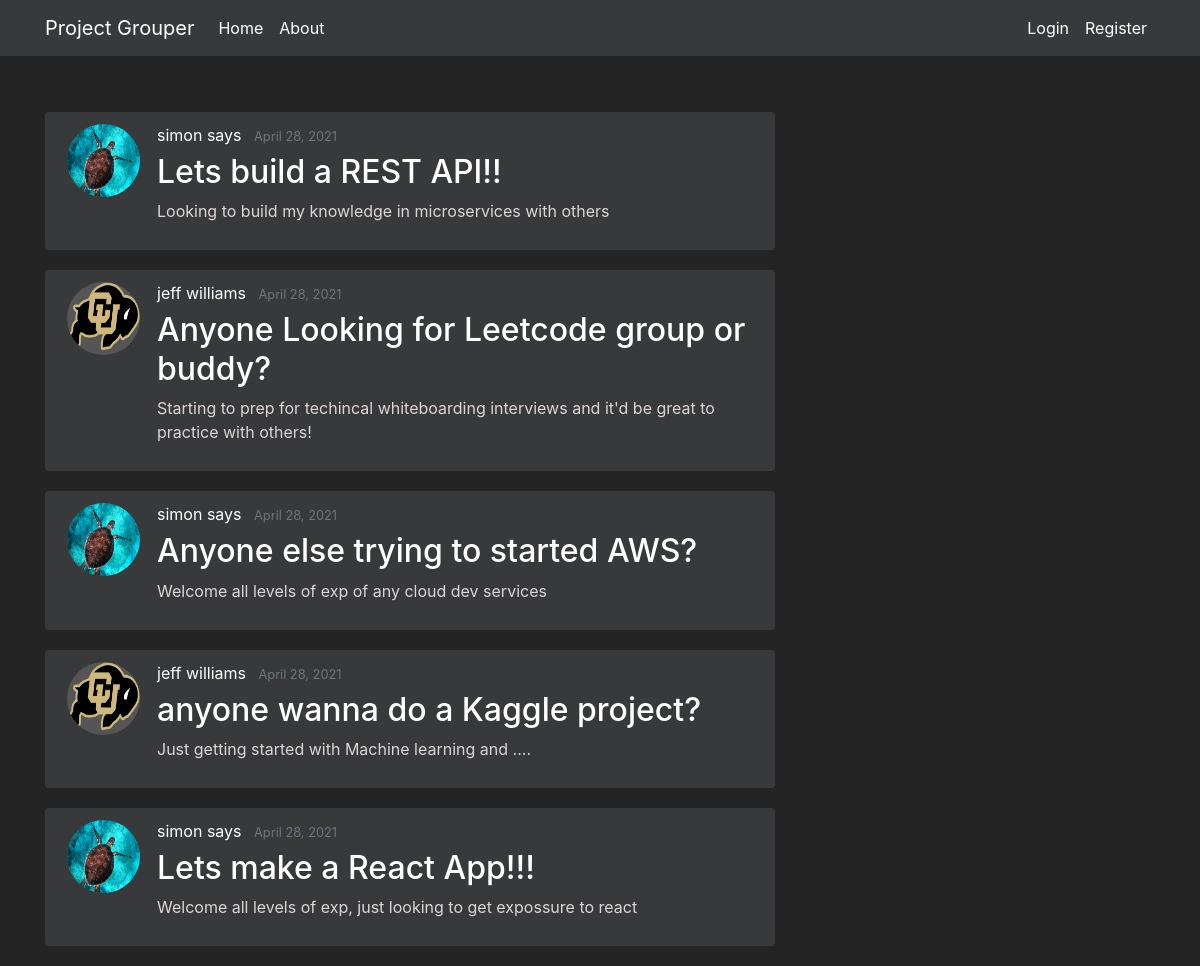
Page /home on the earlier database version.
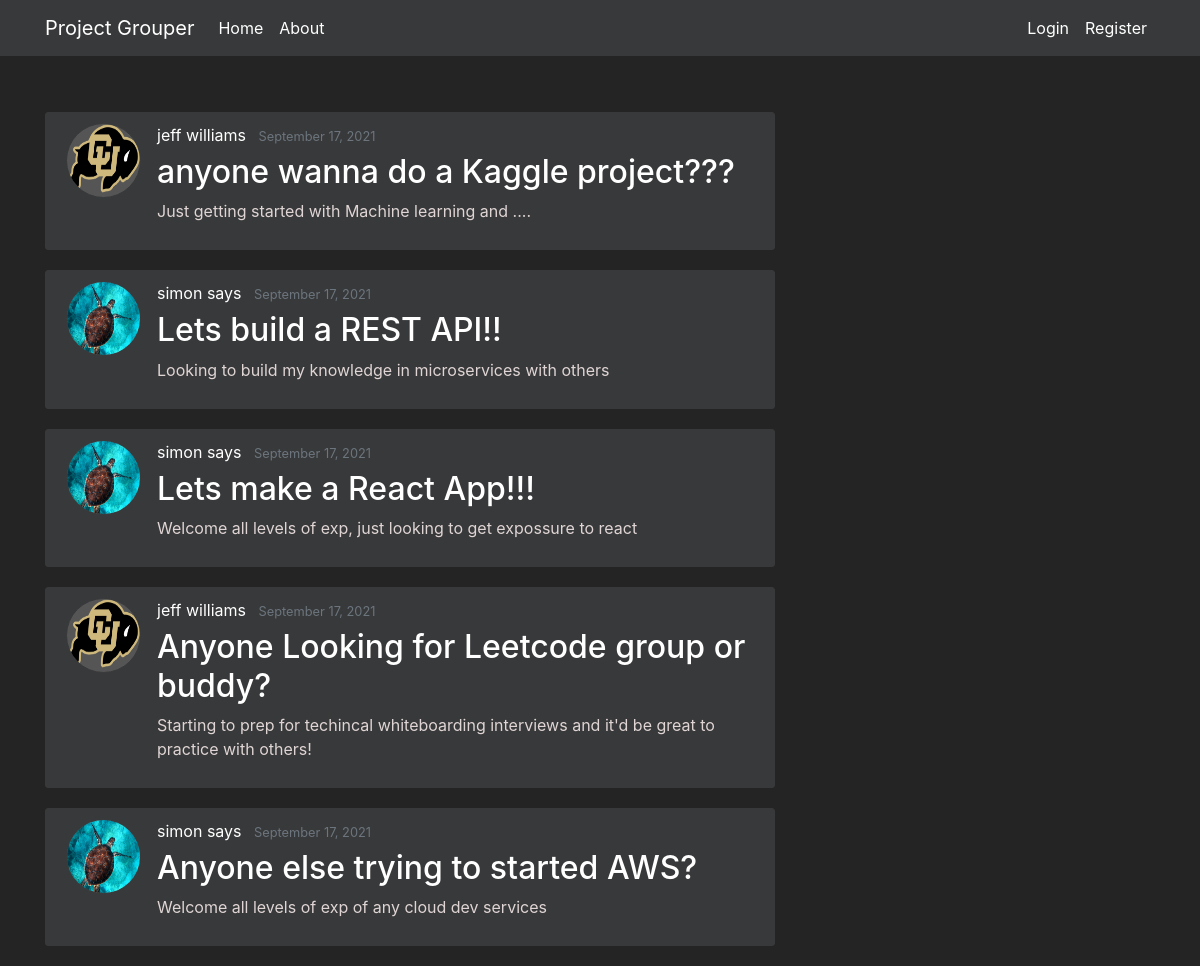
Same page on the later database version.
### flaskapp/models.py (models this page shows, shortened)
class Projects(db.Model):
    __tablename__ = 'project'
    id = db.Column(db.Integer, primary_key=True, nullable=False)
    name = db.Column(db.String(250), unique=True, nullable=False)
    desc = db.Column(db.String(500), unique=False, nullable=False)
    creation_timestamp = db.Column(db.DateTime, nullable=False, default=datetime.utcnow)
    start_date = db.Column(db.DateTime, nullable=True, default=datetime.utcnow)
    target_end_date = db.Column(db.DateTime, nullable=True, default=datetime.utcnow)
    owner_id = db.Column(db.Integer, db.ForeignKey('user.id'), nullable=False, default=1)
    owner = db.relationship("Users", foreign_keys=owner_id, backref="owned_projects", uselist=False)
    members = db.relationship('Users', secondary=UserProjects, lazy='subquery', backref="get_projects")
    languages = db.relationship('Languages', secondary=ProjectLanguages, lazy='subquery', backref="get_projects")
    careers = db.relationship('Careers', secondary=ProjectCareers, lazy='subquery', backref="get_projects")

class Users(db.Model, UserMixin):
    __tablename__ = 'user'
    id = db.Column(db.Integer, primary_key=True, nullable=False)
    first_name = db.Column(db.String(20), nullable=False)
    last_name = db.Column(db.String(20), nullable=False)
    email = db.Column(db.String(50), unique=True, nullable=False)
    password = db.Column(db.String(20), nullable=False)
    profile_image = db.Column(db.String(20), nullable=False, default="Portrait_Placeholder.png")
    date_joined = db.Column(db.DateTime, nullable=False, default=datetime.utcnow)
    is_moderator = db.Column(db.Boolean, default=False, nullable=False)
    languages = db.relationship('Languages', secondary=UserLanguages, lazy='subquery', backref="get_users")
    careers = db.relationship('Careers', secondary=UserCareers, lazy='subquery', backref="get_users")

### flaskapp/routes.py (the view)
@app.route('/')
@app.route('/home')
def home():
    projects = Projects.query.all()
    projects = sorted(projects, key=lambda x: x.creation_timestamp, reverse=True)
    for project in projects:
        print(project.creation_timestamp)
    return render_template('home.html', projects=projects)

### flaskapp/templates/home.html
{% extends "layout.html" %}
{% block content %}
    {% for project in projects %}
        <article class="media content-section">
            <img class="rounded-circle article-img" src="{{ url_for('static', filename='profile_pics/' + project.owner.profile_image) }}">
            <div class="media-body">
                <div class="article-metadata">
                    <a class="mr-2" href="#">{{ project.owner.first_name }} {{ project.owner.last_name }}</a>
                    <small class="text-muted">{{ project.creation_timestamp.strftime('%B %d, %Y') }}</small>
                </div>
                <h2><a class="article-title" href="{{ url_for('project', project_id=project.id) }}">{{ project.name }}</a></h2>
                <p class="article-content">{{ project.desc }}</p>
            </div>
            </article>
    {% endfor %}
{% endblock content %}

### flaskapp/templates/layout.html (shortened to what this page needs)
<!DOCTYPE html>
<html lang="en">
<head>
    <link rel="stylesheet" href="https://maxcdn.bootstrapcdn.com/bootstrap/4.0.0/css/bootstrap.min.css">
    <link rel="stylesheet" type="text/css" href="{{ url_for('static', filename='/main.css') }}">
</head>
<body>
    <header class="site-header">
        <nav class="navbar navbar-expand-md navbar-dark bg-steel fixed-top">
            <div class="container">
                <a class="navbar-brand" href="/"> Project Grouper </a>
                <div class="collapse navbar-collapse" id="navbarToggle">
                    <div class="navbar-nav mr-auto">
                        <a class="nav-item nav-link" href="{{ url_for('home') }}">Home</a>
                        <a class="nav-item nav-link" href="{{ url_for('about') }}">About</a>
                    </div>
                    <div class="navbar-nav">
                        {% if current_user.is_authenticated %}
                            <a class="btn btn-primary btn-sml" href="{{ url_for('new_project') }}">Create Project</a>
                            <li class="nav-item dropdown">
                                <a class="nav-link dropdown-toggle" href="#" id="navbarDropdownMenuLink" role="button" data-toggle="dropdown" aria-haspopup="true" aria-expanded="false">
                                    <img src="{{ url_for('static', filename='profile_pics/' + current_user.profile_image) }}" width="30" height="30" class="rounded-circle">
                                </a>
                                <div class="dropdown-menu" aria-labelledby="navbarDropdownMenuLink">
                                    <a class="dropdown-item" href="{{ url_for('account') }}">Account</a>
                                    <a class="dropdown-item" href="{{ url_for('logout') }}">Logout</a>
                                </div>
                        {% else %}
                            <a class="nav-item nav-link" href="{{ url_for('login') }}">Login</a>
                            <a class="nav-item nav-link" href="{{ url_for('register') }}">Register</a>
                        {% endif %}
                    </div>
                </div>
            </div>
        </nav>
    </header>
    <main role="main" class="container">
      <div class="row">
        <div class="col-md-8">
          {% block content %}
          {% endblock %}
        </div>
      </div>
    </main>
</body>
</html>

### flaskapp/static/main.css (style rules this page uses)
body { background: #252424; color: #e0d5d5; margin-top: 7rem; }
h1, h2, h3, h4, h5, h6 { color: #ffffff; }
.mr-2 { color: #ffffff; }
.bg-steel { background-color: #38393a; }
.site-header .navbar-nav .nav-link { color: #ffffff; }
.content-section { background: #38393a; padding: 10px 20px; border: 1px solid #38393a; border-radius: 3px; margin-bottom: 20px; }
.article-title { color: #ffffff; }
.article-content { white-space: pre-line; }
.article-img { height: 75px; width: 75px; margin-right: 16px; border: 1px solid #38393a; background:#555555; }
.article-metadata { padding-bottom: 1px; margin-bottom: 4px; border-bottom: 1px solid #38393a; }

Differences in the rows shown:
changed Projects "Just getting started with Machine learning and ....": creation_timestamp "April 28, 2021" → "September 17, 2021"; name "anyone wanna do a Kaggle project?" → "anyone wanna do a Kaggle project???"; moves up the list
changed Projects "Lets build a REST API!!": creation_timestamp "April 28, 2021" → "September 17, 2021"
changed Projects "Lets make a React App!!!": creation_timestamp "April 28, 2021" → "September 17, 2021"; moves up the list
changed Projects "Anyone Looking for Leetcode group or buddy?": creation_timestamp "April 28, 2021" → "September 17, 2021"
changed Projects "Anyone else trying to started AWS?": creation_timestamp "April 28, 2021" → "September 17, 2021"
